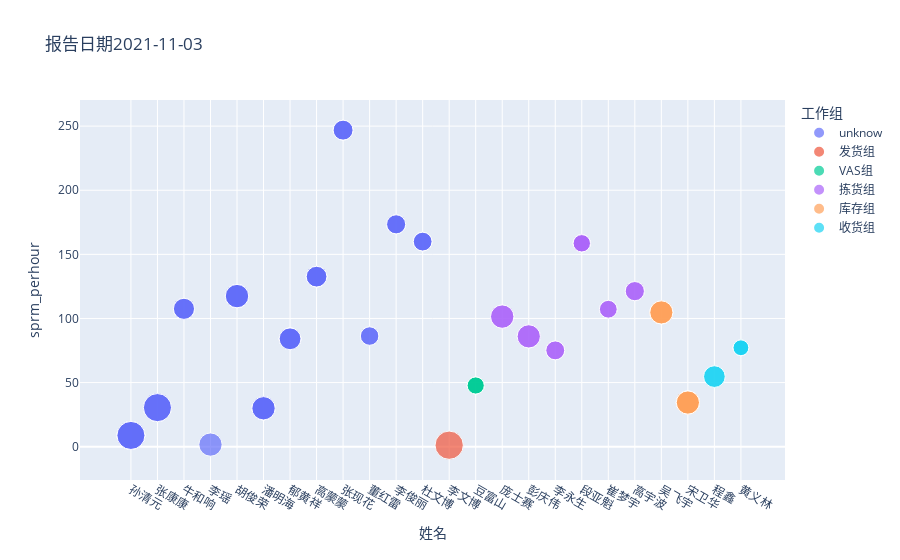

Write notebook code for a chart like this one.
### Code cell
def plot_data(riqi):
    data = coach[coach['开始日期'] == riqi][['姓名', '工作组', '直属上级', '任职时间', '职位',\
    'sprm', 'SPRM_total_of_day', 'work_hour_in_min',
    'work_hour_in_hour', 'sprm_perhour']].drop_duplicates()
    data['工作组'] = data['工作组'].fillna('unknow')
    data['工作组'] = data['工作组'].fillna('unknow')

    return data
def plot_(riqi):
    fig2 = px.scatter(
        data_frame = plot_data(riqi), x = '姓名', y= 'sprm_perhour', hover_data=['工作组' ],
        size = 'work_hour_in_hour', color = '工作组', 
        # facet_col = '开始日期', 
        title= "报告日期" + riqi)  
    # hover_data=  ['account_name_en'] , 


    # fig2.add_hline(y = line_20, line_width=3, line_dash="dash", line_color="black", opacity = .4,\
    #     annotation_text="2020 <br> weighted mean profit_rate <br>, %s" %line_20 , 
    #     annotation_position="top right", annotation_opacity = .4, col = 1)
    # fig2.add_hline(y = line_21, line_width=3, line_dash="dash", line_color="black", opacity = .4,\
    #     annotation_text="2021 <br> weighted mean profit_rate <br>, %s" %line_21 , 
    #     annotation_position="top right", annotation_opacity = .4, col = 2)

    return fig2

plot_('2021-11-03')

### Figure 1 — Plotly figure (JSON) as saved in the notebook; plotly's stock layout.template omitted (floating-point values rounded to 4 significant figures)
{"data": [{"customdata": [["unknow"], ["unknow"], ["unknow"], ["unknow"], ["unknow"], ["unknow"], ["unknow"], ["unknow"], ["unknow"], ["unknow"], ["unknow"], ["unknow"], ["unknow"], ["unknow"], ["unknow"], ["unknow"], ["unknow"], ["unknow"], ["unknow"], ["unknow"], ["unknow"], ["unknow"], ["unknow"], ["unknow"], ["unknow"], ["unknow"], ["unknow"], ["unknow"], ["unknow"], ["unknow"], ["unknow"], ["unknow"], ["unknow"], ["unknow"], ["unknow"], ["unknow"], ["unknow"], ["unknow"], ["unknow"], ["unknow"]], "hovertemplate": "工作组=%{customdata[0]}<br>姓名=%{x}<br>sprm_perhour=%{y}<br>work_hour_in_hour=%{marker.size}<extra></extra>", "legendgroup": "unknow", "marker": {"color": "#636efa", "size": [13.18, 13.18, 13.18, 13.18, 13.18, 13.23, 13.23, 13.23, 7.477, 7.477, 7.477, 9.083, 9.183, 9.183, 9.183, 9.183, 9.133, 9.133, 9.133, 9.133, 9.133, 7.957, 7.957, 7.957, 7.957, 7.218, 7.218, 7.218, 7.218, 6.662, 6.662, 6.662, 5.736, 5.736, 6.118, 6.118, 6.118, 5.923, 5.923, 5.923], "sizemode": "area", "sizeref": 0.03354, "symbol": "circle"}, "mode": "markers", "name": "unknow", "orientation": "v", "showlegend": true, "type": "scatter", "x": ["孙清元", "孙清元", "孙清元", "孙清元", "孙清元", "张康康", "张康康", "张康康", "牛和响", "牛和响", "牛和响", "李瑶", "胡俊荣", "胡俊荣", "胡俊荣", "胡俊荣", "潘明海", "潘明海", "潘明海", "潘明海", "潘明海", "郁黄祥", "郁黄祥", "郁黄祥", "郁黄祥", "高蒙蒙", "高蒙蒙", "高蒙蒙", "高蒙蒙", "张现花", "张现花", "张现花", "董红雷", "董红雷", "李俊丽", "李俊丽", "李俊丽", "杜文博", "杜文博", "杜文博"], "xaxis": "x", "y": [8.774, 8.774, 8.774, 8.774, 8.774, 30.47, 30.47, 30.47, 107.5, 107.5, 107.5, 1.651, 117.4, 117.4, 117.4, 117.4, 29.97, 29.97, 29.97, 29.97, 29.97, 84.13, 84.13, 84.13, 84.13, 132.6, 132.6, 132.6, 132.6, 246.9, 246.9, 246.9, 86.3, 86.3, 173.4, 173.4, 173.4, 159.9, 159.9, 159.9], "yaxis": "y"}, {"customdata": [["发货组"]], "hovertemplate": "工作组=%{customdata[0]}<br>姓名=%{x}<br>sprm_perhour=%{y}<br>work_hour_in_hour=%{marker.size}<extra></extra>", "legendgroup": "发货组", "marker": {"color": "#EF553B", "size": [13.42], "sizemode": "area", "sizeref": 0.03354, "symbol": "circle"}, "mode": "markers", "name": "发货组", "orientation": "v", "showlegend": true, "type": "scatter", "x": ["李文博"], "xaxis": "x", "y": [1.174], "yaxis": "y"}, {"customdata": [["VAS组"], ["VAS组"], ["VAS组"]], "hovertemplate": "工作组=%{customdata[0]}<br>姓名=%{x}<br>sprm_perhour=%{y}<br>work_hour_in_hour=%{marker.size}<extra></extra>", "legendgroup": "VAS组", "marker": {"color": "#00cc96", "size": [4.942, 4.942, 4.942], "sizemode": "area", "sizeref": 0.03354, "symbol": "circle"}, "mode": "markers", "name": "VAS组", "orientation": "v", "showlegend": true, "type": "scatter", "x": ["豆富山", "豆富山", "豆富山"], "xaxis": "x", "y": [47.73, 47.73, 47.73], "yaxis": "y"}, {"customdata": [["拣货组"], ["拣货组"], ["拣货组"], ["拣货组"], ["拣货组"], ["拣货组"], ["拣货组"], ["拣货组"], ["拣货组"], ["拣货组"], ["拣货组"], ["拣货组"], ["拣货组"]], "hovertemplate": "工作组=%{customdata[0]}<br>姓名=%{x}<br>sprm_perhour=%{y}<br>work_hour_in_hour=%{marker.size}<extra></extra>", "legendgroup": "拣货组", "marker": {"color": "#ab63fa", "size": [9.167, 9.167, 9.067, 9.067, 5.99, 5.99, 5.069, 5.069, 5.069, 5.317, 5.317, 6.183, 6.183], "sizemode": "area", "sizeref": 0.03354, "symbol": "circle"}, "mode": "markers", "name": "拣货组", "orientation": "v", "showlegend": true, "type": "scatter", "x": ["庞士赛", "庞士赛", "彭庆伟", "彭庆伟", "李永生", "李永生", "段亚魁", "段亚魁", "段亚魁", "崔梦宇", "崔梦宇", "高宇波", "高宇波"], "xaxis": "x", "y": [101.5, 101.5, 86.03, 86.03, 75.12, 75.12, 158.6, 158.6, 158.6, 107.2, 107.2, 121.3, 121.3], "yaxis": "y"}, {"customdata": [["库存组"], ["库存组"], ["库存组"], ["库存组"], ["库存组"], ["库存组"], ["库存组"], ["库存组"]], "hovertemplate": "工作组=%{customdata[0]}<br>姓名=%{x}<br>sprm_perhour=%{y}<br>work_hour_in_hour=%{marker.size}<extra></extra>", "legendgroup": "库存组", "marker": {"color": "#FFA15A", "size": [9, 9, 9, 9.05, 9.05, 9.05, 9.05, 9.05], "sizemode": "area", "sizeref": 0.03354, "symbol": "circle"}, "mode": "markers", "name": "库存组", "orientation": "v", "showlegend": true, "type": "scatter", "x": ["吴飞宇", "吴飞宇", "吴飞宇", "宋卫华", "宋卫华", "宋卫华", "宋卫华", "宋卫华"], "xaxis": "x", "y": [104.7, 104.7, 104.7, 34.43, 34.43, 34.43, 34.43, 34.43], "yaxis": "y"}, {"customdata": [["收货组"], ["收货组"], ["收货组"], ["收货组"], ["收货组"]], "hovertemplate": "工作组=%{customdata[0]}<br>姓名=%{x}<br>sprm_perhour=%{y}<br>work_hour_in_hour=%{marker.size}<extra></extra>", "legendgroup": "收货组", "marker": {"color": "#19d3f3", "size": [7.885, 7.885, 4.195, 4.195, 4.195], "sizemode": "area", "sizeref": 0.03354, "symbol": "circle"}, "mode": "markers", "name": "收货组", "orientation": "v", "showlegend": true, "type": "scatter", "x": ["程鑫", "程鑫", "黄义林", "黄义林", "黄义林"], "xaxis": "x", "y": [54.66, 54.66, 77.14, 77.14, 77.14], "yaxis": "y"}], "layout": {"legend": {"itemsizing": "constant", "title": {"text": "工作组"}, "tracegroupgap": 0}, "title": {"text": "报告日期2021-11-03"}, "xaxis": {"anchor": "y", "domain": [0, 1], "title": {"text": "姓名"}}, "yaxis": {"anchor": "x", "domain": [0, 1], "title": {"text": "sprm_perhour"}}}}
